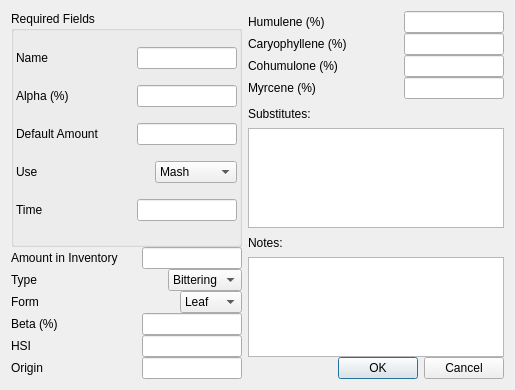
<?xml version="1.0" encoding="UTF-8"?>
<ui version="4.0">
 <class>hopEditor</class>
 <widget class="QDialog" name="hopEditor">
  <property name="geometry">
   <rect>
    <x>0</x>
    <y>0</y>
    <width>515</width>
    <height>390</height>
   </rect>
  </property>
  <property name="sizePolicy">
   <sizepolicy hsizetype="Minimum" vsizetype="Minimum">
    <horstretch>0</horstretch>
    <verstretch>0</verstretch>
   </sizepolicy>
  </property>
  <property name="windowTitle">
   <string>Hop Editor</string>
  </property>
  <property name="configSection" stdset="0">
   <string notr="true">hopEditor</string>
  </property>
  <layout class="QHBoxLayout" name="horizontalLayout_17">
   <item>
    <layout class="QHBoxLayout" name="horizontalLayout_15">
     <item>
      <layout class="QVBoxLayout" name="verticalLayout_3">
       <property name="spacing">
        <number>0</number>
       </property>
       <item>
        <widget class="QGroupBox" name="groupBox">
         <property name="title">
          <string>Required Fields</string>
         </property>
         <property name="configSection" stdset="0">
          <string notr="true">hopEditor</string>
         </property>
         <layout class="QVBoxLayout" name="verticalLayout">
          <property name="spacing">
           <number>0</number>
          </property>
          <property name="sizeConstraint">
           <enum>QLayout::SetMinimumSize</enum>
          </property>
          <property name="leftMargin">
           <number>2</number>
          </property>
          <property name="topMargin">
           <number>0</number>
          </property>
          <property name="rightMargin">
           <number>2</number>
          </property>
          <property name="bottomMargin">
           <number>3</number>
          </property>
          <item>
           <layout class="QHBoxLayout" name="horizontalLayout">
            <property name="spacing">
             <number>0</number>
            </property>
            <property name="sizeConstraint">
             <enum>QLayout::SetNoConstraint</enum>
            </property>
            <property name="topMargin">
             <number>0</number>
            </property>
            <item>
             <widget class="QLabel" name="label_name">
              <property name="sizePolicy">
               <sizepolicy hsizetype="Expanding" vsizetype="Preferred">
                <horstretch>0</horstretch>
                <verstretch>0</verstretch>
               </sizepolicy>
              </property>
              <property name="text">
               <string>Name</string>
              </property>
              <property name="buddy">
               <cstring>lineEdit_name</cstring>
              </property>
             </widget>
            </item>
            <item>
             <widget class="QLineEdit" name="lineEdit_name">
              <property name="sizePolicy">
               <sizepolicy hsizetype="Fixed" vsizetype="Fixed">
                <horstretch>100</horstretch>
                <verstretch>0</verstretch>
               </sizepolicy>
              </property>
              <property name="minimumSize">
               <size>
                <width>100</width>
                <height>0</height>
               </size>
              </property>
              <property name="maximumSize">
               <size>
                <width>100</width>
                <height>16777215</height>
               </size>
              </property>
              <property name="toolTip">
               <string>Name</string>
              </property>
             </widget>
            </item>
           </layout>
          </item>
          <item>
           <layout class="QHBoxLayout" name="horizontalLayout_2">
            <item>
             <widget class="QLabel" name="label_alpha">
              <property name="sizePolicy">
               <sizepolicy hsizetype="Expanding" vsizetype="Preferred">
                <horstretch>0</horstretch>
                <verstretch>0</verstretch>
               </sizepolicy>
              </property>
              <property name="text">
               <string>Alpha (%)</string>
              </property>
              <property name="buddy">
               <cstring>lineEdit_alpha</cstring>
              </property>
             </widget>
            </item>
            <item>
             <widget class="BtGenericEdit" name="lineEdit_alpha">
              <property name="sizePolicy">
               <sizepolicy hsizetype="Fixed" vsizetype="Fixed">
                <horstretch>100</horstretch>
                <verstretch>0</verstretch>
               </sizepolicy>
              </property>
              <property name="minimumSize">
               <size>
                <width>100</width>
                <height>0</height>
               </size>
              </property>
              <property name="maximumSize">
               <size>
                <width>100</width>
                <height>16777215</height>
               </size>
              </property>
              <property name="toolTip">
               <string>Alpha acids as percent by mass</string>
              </property>
              <property name="editField" stdset="0">
               <string notr="true">alpha_pct</string>
              </property>
             </widget>
            </item>
           </layout>
          </item>
          <item>
           <layout class="QHBoxLayout" name="horizontalLayout_3">
            <item>
             <widget class="BtMassLabel" name="label_amount">
              <property name="sizePolicy">
               <sizepolicy hsizetype="Expanding" vsizetype="Preferred">
                <horstretch>0</horstretch>
                <verstretch>0</verstretch>
               </sizepolicy>
              </property>
              <property name="contextMenuPolicy">
               <enum>Qt::CustomContextMenu</enum>
              </property>
              <property name="text">
               <string>Default Amount </string>
              </property>
              <property name="buddy">
               <cstring>lineEdit_amount</cstring>
              </property>
             </widget>
            </item>
            <item>
             <widget class="BtMassEdit" name="lineEdit_amount">
              <property name="sizePolicy">
               <sizepolicy hsizetype="Fixed" vsizetype="Fixed">
                <horstretch>100</horstretch>
                <verstretch>0</verstretch>
               </sizepolicy>
              </property>
              <property name="minimumSize">
               <size>
                <width>100</width>
                <height>0</height>
               </size>
              </property>
              <property name="maximumSize">
               <size>
                <width>100</width>
                <height>16777215</height>
               </size>
              </property>
              <property name="toolTip">
               <string>Amount</string>
              </property>
              <property name="editField" stdset="0">
               <string notr="true">amount_kg</string>
              </property>
             </widget>
            </item>
           </layout>
          </item>
          <item>
           <layout class="QHBoxLayout" name="horizontalLayout_5">
            <item>
             <widget class="QLabel" name="label_use">
              <property name="sizePolicy">
               <sizepolicy hsizetype="Expanding" vsizetype="Preferred">
                <horstretch>0</horstretch>
                <verstretch>0</verstretch>
               </sizepolicy>
              </property>
              <property name="text">
               <string>Use</string>
              </property>
              <property name="buddy">
               <cstring>comboBox_use</cstring>
              </property>
             </widget>
            </item>
            <item>
             <widget class="QComboBox" name="comboBox_use">
              <property name="toolTip">
               <string>Use</string>
              </property>
              <item>
               <property name="text">
                <string>Mash</string>
               </property>
              </item>
              <item>
               <property name="text">
                <string>First Wort</string>
               </property>
              </item>
              <item>
               <property name="text">
                <string>Boil</string>
               </property>
              </item>
              <item>
               <property name="text">
                <string>Aroma</string>
               </property>
              </item>
              <item>
               <property name="text">
                <string>Dry Hop</string>
               </property>
              </item>
             </widget>
            </item>
           </layout>
          </item>
          <item>
           <layout class="QHBoxLayout" name="horizontalLayout_4">
            <item>
             <widget class="BtTimeLabel" name="label_time">
              <property name="sizePolicy">
               <sizepolicy hsizetype="Expanding" vsizetype="Preferred">
                <horstretch>0</horstretch>
                <verstretch>0</verstretch>
               </sizepolicy>
              </property>
              <property name="contextMenuPolicy">
               <enum>Qt::CustomContextMenu</enum>
              </property>
              <property name="text">
               <string>Time</string>
              </property>
              <property name="buddy">
               <cstring>lineEdit_time</cstring>
              </property>
             </widget>
            </item>
            <item>
             <widget class="BtTimeEdit" name="lineEdit_time">
              <property name="sizePolicy">
               <sizepolicy hsizetype="Fixed" vsizetype="Fixed">
                <horstretch>100</horstretch>
                <verstretch>0</verstretch>
               </sizepolicy>
              </property>
              <property name="minimumSize">
               <size>
                <width>100</width>
                <height>0</height>
               </size>
              </property>
              <property name="maximumSize">
               <size>
                <width>100</width>
                <height>16777215</height>
               </size>
              </property>
              <property name="toolTip">
               <string>Time</string>
              </property>
              <property name="editField" stdset="0">
               <string notr="true">time_min</string>
              </property>
             </widget>
            </item>
           </layout>
          </item>
         </layout>
        </widget>
       </item>
       <item>
        <layout class="QHBoxLayout" name="horizontalLayout_16">
         <item>
          <widget class="BtMassLabel" name="label_inventory">
           <property name="contextMenuPolicy">
            <enum>Qt::CustomContextMenu</enum>
           </property>
           <property name="text">
            <string>Amount in Inventory</string>
           </property>
           <property name="buddy">
            <cstring>lineEdit_inventory</cstring>
           </property>
          </widget>
         </item>
         <item>
          <widget class="BtMassEdit" name="lineEdit_inventory">
           <property name="sizePolicy">
            <sizepolicy hsizetype="Maximum" vsizetype="Fixed">
             <horstretch>0</horstretch>
             <verstretch>0</verstretch>
            </sizepolicy>
           </property>
           <property name="maximumSize">
            <size>
             <width>100</width>
             <height>16777215</height>
            </size>
           </property>
           <property name="toolTip">
            <string>Amount in inventory</string>
           </property>
           <property name="editField" stdset="0">
            <string notr="true">inventory</string>
           </property>
          </widget>
         </item>
        </layout>
       </item>
       <item>
        <layout class="QHBoxLayout" name="horizontalLayout_6">
         <item>
          <widget class="QLabel" name="label_type">
           <property name="sizePolicy">
            <sizepolicy hsizetype="Expanding" vsizetype="Preferred">
             <horstretch>0</horstretch>
             <verstretch>0</verstretch>
            </sizepolicy>
           </property>
           <property name="text">
            <string>Type</string>
           </property>
           <property name="buddy">
            <cstring>comboBox_type</cstring>
           </property>
          </widget>
         </item>
         <item>
          <widget class="QComboBox" name="comboBox_type">
           <property name="toolTip">
            <string>Type</string>
           </property>
           <item>
            <property name="text">
             <string>Bittering</string>
            </property>
           </item>
           <item>
            <property name="text">
             <string>Aroma</string>
            </property>
           </item>
           <item>
            <property name="text">
             <string>Both</string>
            </property>
           </item>
          </widget>
         </item>
        </layout>
       </item>
       <item>
        <layout class="QHBoxLayout" name="horizontalLayout_8">
         <item>
          <widget class="QLabel" name="label_form">
           <property name="sizePolicy">
            <sizepolicy hsizetype="Expanding" vsizetype="Preferred">
             <horstretch>0</horstretch>
             <verstretch>0</verstretch>
            </sizepolicy>
           </property>
           <property name="text">
            <string>Form</string>
           </property>
           <property name="buddy">
            <cstring>comboBox_form</cstring>
           </property>
          </widget>
         </item>
         <item>
          <widget class="QComboBox" name="comboBox_form">
           <property name="toolTip">
            <string>Form</string>
           </property>
           <item>
            <property name="text">
             <string>Leaf</string>
            </property>
           </item>
           <item>
            <property name="text">
             <string>Pellet</string>
            </property>
           </item>
           <item>
            <property name="text">
             <string>Plug</string>
            </property>
           </item>
           <item>
            <property name="text">
             <string>Resin</string>
            </property>
           </item>
          </widget>
         </item>
        </layout>
       </item>
       <item>
        <layout class="QHBoxLayout" name="horizontalLayout_7">
         <item>
          <widget class="QLabel" name="label_beta">
           <property name="sizePolicy">
            <sizepolicy hsizetype="Expanding" vsizetype="Preferred">
             <horstretch>0</horstretch>
             <verstretch>0</verstretch>
            </sizepolicy>
           </property>
           <property name="text">
            <string>Beta (%)</string>
           </property>
           <property name="buddy">
            <cstring>lineEdit_beta</cstring>
           </property>
          </widget>
         </item>
         <item>
          <widget class="BtGenericEdit" name="lineEdit_beta">
           <property name="sizePolicy">
            <sizepolicy hsizetype="Fixed" vsizetype="Fixed">
             <horstretch>100</horstretch>
             <verstretch>0</verstretch>
            </sizepolicy>
           </property>
           <property name="minimumSize">
            <size>
             <width>100</width>
             <height>0</height>
            </size>
           </property>
           <property name="maximumSize">
            <size>
             <width>100</width>
             <height>16777215</height>
            </size>
           </property>
           <property name="toolTip">
            <string>Beta acids as percent by mass</string>
           </property>
           <property name="editField" stdset="0">
            <string notr="true">beta_pct</string>
           </property>
          </widget>
         </item>
        </layout>
       </item>
       <item>
        <layout class="QHBoxLayout" name="horizontalLayout_9">
         <item>
          <widget class="QLabel" name="label_HSI">
           <property name="sizePolicy">
            <sizepolicy hsizetype="Expanding" vsizetype="Preferred">
             <horstretch>0</horstretch>
             <verstretch>0</verstretch>
            </sizepolicy>
           </property>
           <property name="text">
            <string>HSI</string>
           </property>
           <property name="buddy">
            <cstring>lineEdit_HSI</cstring>
           </property>
          </widget>
         </item>
         <item>
          <widget class="BtGenericEdit" name="lineEdit_HSI">
           <property name="sizePolicy">
            <sizepolicy hsizetype="Fixed" vsizetype="Fixed">
             <horstretch>100</horstretch>
             <verstretch>0</verstretch>
            </sizepolicy>
           </property>
           <property name="minimumSize">
            <size>
             <width>100</width>
             <height>0</height>
            </size>
           </property>
           <property name="maximumSize">
            <size>
             <width>100</width>
             <height>16777215</height>
            </size>
           </property>
           <property name="toolTip">
            <string>Hop Stability/Storage index</string>
           </property>
           <property name="editField" stdset="0">
            <string notr="true">hsi_pct</string>
           </property>
          </widget>
         </item>
        </layout>
       </item>
       <item>
        <layout class="QHBoxLayout" name="horizontalLayout_10">
         <item>
          <widget class="QLabel" name="label_origin">
           <property name="sizePolicy">
            <sizepolicy hsizetype="Expanding" vsizetype="Preferred">
             <horstretch>0</horstretch>
             <verstretch>0</verstretch>
            </sizepolicy>
           </property>
           <property name="text">
            <string>Origin</string>
           </property>
           <property name="buddy">
            <cstring>lineEdit_origin</cstring>
           </property>
          </widget>
         </item>
         <item>
          <widget class="QLineEdit" name="lineEdit_origin">
           <property name="sizePolicy">
            <sizepolicy hsizetype="Fixed" vsizetype="Fixed">
             <horstretch>100</horstretch>
             <verstretch>0</verstretch>
            </sizepolicy>
           </property>
           <property name="minimumSize">
            <size>
             <width>100</width>
             <height>0</height>
            </size>
           </property>
           <property name="maximumSize">
            <size>
             <width>100</width>
             <height>16777215</height>
            </size>
           </property>
           <property name="toolTip">
            <string>Origin</string>
           </property>
          </widget>
         </item>
        </layout>
       </item>
      </layout>
     </item>
     <item>
      <layout class="QVBoxLayout" name="verticalLayout_2">
       <property name="spacing">
        <number>0</number>
       </property>
       <item>
        <layout class="QHBoxLayout" name="horizontalLayout_14">
         <item>
          <widget class="QLabel" name="label_humulene">
           <property name="sizePolicy">
            <sizepolicy hsizetype="Expanding" vsizetype="Preferred">
             <horstretch>0</horstretch>
             <verstretch>0</verstretch>
            </sizepolicy>
           </property>
           <property name="text">
            <string>Humulene (%)</string>
           </property>
           <property name="buddy">
            <cstring>lineEdit_humulene</cstring>
           </property>
          </widget>
         </item>
         <item>
          <widget class="BtGenericEdit" name="lineEdit_humulene">
           <property name="sizePolicy">
            <sizepolicy hsizetype="Fixed" vsizetype="Fixed">
             <horstretch>100</horstretch>
             <verstretch>0</verstretch>
            </sizepolicy>
           </property>
           <property name="minimumSize">
            <size>
             <width>100</width>
             <height>0</height>
            </size>
           </property>
           <property name="maximumSize">
            <size>
             <width>100</width>
             <height>16777215</height>
            </size>
           </property>
           <property name="toolTip">
            <string>Humulene</string>
           </property>
           <property name="editField" stdset="0">
            <string notr="true">humulene_pct</string>
           </property>
          </widget>
         </item>
        </layout>
       </item>
       <item>
        <layout class="QHBoxLayout" name="horizontalLayout_13">
         <item>
          <widget class="QLabel" name="label_caryophyllene">
           <property name="sizePolicy">
            <sizepolicy hsizetype="Expanding" vsizetype="Preferred">
             <horstretch>0</horstretch>
             <verstretch>0</verstretch>
            </sizepolicy>
           </property>
           <property name="text">
            <string>Caryophyllene (%)</string>
           </property>
           <property name="buddy">
            <cstring>lineEdit_caryophyllene</cstring>
           </property>
          </widget>
         </item>
         <item>
          <widget class="BtGenericEdit" name="lineEdit_caryophyllene">
           <property name="sizePolicy">
            <sizepolicy hsizetype="Fixed" vsizetype="Fixed">
             <horstretch>100</horstretch>
             <verstretch>0</verstretch>
            </sizepolicy>
           </property>
           <property name="minimumSize">
            <size>
             <width>100</width>
             <height>0</height>
            </size>
           </property>
           <property name="maximumSize">
            <size>
             <width>100</width>
             <height>16777215</height>
            </size>
           </property>
           <property name="toolTip">
            <string>Caryophyllene</string>
           </property>
           <property name="editField" stdset="0">
            <string notr="true">caryophyllene_pct</string>
           </property>
          </widget>
         </item>
        </layout>
       </item>
       <item>
        <layout class="QHBoxLayout" name="horizontalLayout_12">
         <item>
          <widget class="QLabel" name="label_cohumulone">
           <property name="sizePolicy">
            <sizepolicy hsizetype="Expanding" vsizetype="Preferred">
             <horstretch>0</horstretch>
             <verstretch>0</verstretch>
            </sizepolicy>
           </property>
           <property name="text">
            <string>Cohumulone (%)</string>
           </property>
           <property name="buddy">
            <cstring>lineEdit_cohumulone</cstring>
           </property>
          </widget>
         </item>
         <item>
          <widget class="BtGenericEdit" name="lineEdit_cohumulone">
           <property name="sizePolicy">
            <sizepolicy hsizetype="Fixed" vsizetype="Fixed">
             <horstretch>100</horstretch>
             <verstretch>0</verstretch>
            </sizepolicy>
           </property>
           <property name="minimumSize">
            <size>
             <width>100</width>
             <height>0</height>
            </size>
           </property>
           <property name="maximumSize">
            <size>
             <width>100</width>
             <height>16777215</height>
            </size>
           </property>
           <property name="toolTip">
            <string>Cohumulone</string>
           </property>
           <property name="editField" stdset="0">
            <string notr="true">cohumulone_pct</string>
           </property>
          </widget>
         </item>
        </layout>
       </item>
       <item>
        <layout class="QHBoxLayout" name="horizontalLayout_11">
         <item>
          <widget class="QLabel" name="label_myrcene">
           <property name="sizePolicy">
            <sizepolicy hsizetype="Expanding" vsizetype="Preferred">
             <horstretch>0</horstretch>
             <verstretch>0</verstretch>
            </sizepolicy>
           </property>
           <property name="text">
            <string>Myrcene (%)</string>
           </property>
           <property name="buddy">
            <cstring>lineEdit_myrcene</cstring>
           </property>
          </widget>
         </item>
         <item>
          <widget class="BtGenericEdit" name="lineEdit_myrcene">
           <property name="sizePolicy">
            <sizepolicy hsizetype="Fixed" vsizetype="Fixed">
             <horstretch>100</horstretch>
             <verstretch>0</verstretch>
            </sizepolicy>
           </property>
           <property name="minimumSize">
            <size>
             <width>100</width>
             <height>0</height>
            </size>
           </property>
           <property name="maximumSize">
            <size>
             <width>100</width>
             <height>16777215</height>
            </size>
           </property>
           <property name="toolTip">
            <string>Myrcene</string>
           </property>
           <property name="editField" stdset="0">
            <string notr="true">myrcene_pct</string>
           </property>
          </widget>
         </item>
        </layout>
       </item>
       <item>
        <widget class="QLabel" name="label_15">
         <property name="text">
          <string>Substitutes:</string>
         </property>
         <property name="buddy">
          <cstring>textEdit_substitutes</cstring>
         </property>
        </widget>
       </item>
       <item>
        <widget class="QTextEdit" name="textEdit_substitutes">
         <property name="sizePolicy">
          <sizepolicy hsizetype="Preferred" vsizetype="Preferred">
           <horstretch>0</horstretch>
           <verstretch>0</verstretch>
          </sizepolicy>
         </property>
         <property name="minimumSize">
          <size>
           <width>0</width>
           <height>0</height>
          </size>
         </property>
         <property name="maximumSize">
          <size>
           <width>1000</width>
           <height>100</height>
          </size>
         </property>
        </widget>
       </item>
       <item>
        <widget class="QLabel" name="label_16">
         <property name="text">
          <string>Notes:</string>
         </property>
         <property name="buddy">
          <cstring>textEdit_notes</cstring>
         </property>
        </widget>
       </item>
       <item>
        <widget class="QTextEdit" name="textEdit_notes">
         <property name="sizePolicy">
          <sizepolicy hsizetype="Minimum" vsizetype="Minimum">
           <horstretch>0</horstretch>
           <verstretch>0</verstretch>
          </sizepolicy>
         </property>
         <property name="minimumSize">
          <size>
           <width>100</width>
           <height>100</height>
          </size>
         </property>
         <property name="maximumSize">
          <size>
           <width>1000</width>
           <height>100</height>
          </size>
         </property>
        </widget>
       </item>
       <item>
        <widget class="QDialogButtonBox" name="buttonBox">
         <property name="orientation">
          <enum>Qt::Horizontal</enum>
         </property>
         <property name="standardButtons">
          <set>QDialogButtonBox::Cancel|QDialogButtonBox::Ok</set>
         </property>
        </widget>
       </item>
      </layout>
     </item>
    </layout>
   </item>
  </layout>
 </widget>
 <customwidgets>
  <customwidget>
   <class>BtGenericEdit</class>
   <extends>QLineEdit</extends>
   <header>BtLineEdit.h</header>
  </customwidget>
  <customwidget>
   <class>BtMassEdit</class>
   <extends>QLineEdit</extends>
   <header>BtLineEdit.h</header>
   <slots>
    <signal>textModified()</signal>
    <slot>lineChanged()</slot>
    <slot>lineChanged(Unit::unitDisplay,Unit::unitScale)</slot>
   </slots>
  </customwidget>
  <customwidget>
   <class>BtTimeEdit</class>
   <extends>QLineEdit</extends>
   <header>BtLineEdit.h</header>
   <slots>
    <slot>lineChanged(Unit::unitDisplay,Unit::unitScale)</slot>
   </slots>
  </customwidget>
  <customwidget>
   <class>BtTimeLabel</class>
   <extends>QLabel</extends>
   <header>BtLabel.h</header>
   <slots>
    <signal>labelChanged(Unit::unitDisplay,Unit::unitScale)</signal>
   </slots>
  </customwidget>
  <customwidget>
   <class>BtMassLabel</class>
   <extends>QLabel</extends>
   <header>BtLabel.h</header>
   <slots>
    <signal>labelChanged(Unit::unitDisplay,Unit::unitScale)</signal>
    <slot>popContextMenu(QPoint)</slot>
   </slots>
  </customwidget>
 </customwidgets>
 <resources/>
 <connections>
  <connection>
   <sender>buttonBox</sender>
   <signal>accepted()</signal>
   <receiver>hopEditor</receiver>
   <slot>accept()</slot>
   <hints>
    <hint type="sourcelabel">
     <x>501</x>
     <y>383</y>
    </hint>
    <hint type="destinationlabel">
     <x>157</x>
     <y>274</y>
    </hint>
   </hints>
  </connection>
  <connection>
   <sender>buttonBox</sender>
   <signal>rejected()</signal>
   <receiver>hopEditor</receiver>
   <slot>reject()</slot>
   <hints>
    <hint type="sourcelabel">
     <x>508</x>
     <y>383</y>
    </hint>
    <hint type="destinationlabel">
     <x>286</x>
     <y>274</y>
    </hint>
   </hints>
  </connection>
  <connection>
   <sender>label_amount</sender>
   <signal>labelChanged(Unit::unitDisplay,Unit::unitScale)</signal>
   <receiver>lineEdit_amount</receiver>
   <slot>lineChanged(Unit::unitDisplay,Unit::unitScale)</slot>
   <hints>
    <hint type="sourcelabel">
     <x>87</x>
     <y>91</y>
    </hint>
    <hint type="destinationlabel">
     <x>168</x>
     <y>93</y>
    </hint>
   </hints>
  </connection>
  <connection>
   <sender>label_time</sender>
   <signal>labelChanged(Unit::unitDisplay,Unit::unitScale)</signal>
   <receiver>lineEdit_time</receiver>
   <slot>lineChanged(Unit::unitDisplay,Unit::unitScale)</slot>
   <hints>
    <hint type="sourcelabel">
     <x>66</x>
     <y>141</y>
    </hint>
    <hint type="destinationlabel">
     <x>159</x>
     <y>139</y>
    </hint>
   </hints>
  </connection>
  <connection>
   <sender>label_inventory</sender>
   <signal>labelChanged(Unit::unitDisplay,Unit::unitScale)</signal>
   <receiver>lineEdit_inventory</receiver>
   <slot>lineChanged(Unit::unitDisplay,Unit::unitScale)</slot>
   <hints>
    <hint type="sourcelabel">
     <x>50</x>
     <y>170</y>
    </hint>
    <hint type="destinationlabel">
     <x>177</x>
     <y>180</y>
    </hint>
   </hints>
  </connection>
 </connections>
</ui>
